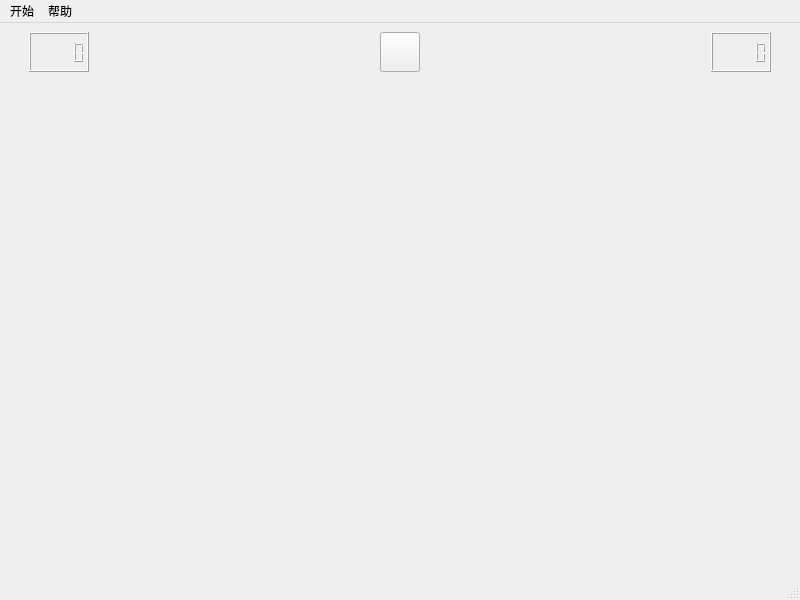
<?xml version="1.0" encoding="UTF-8"?>
<ui version="4.0">
 <class>GameWindow</class>
 <widget class="QMainWindow" name="GameWindow">
  <property name="geometry">
   <rect>
    <x>0</x>
    <y>0</y>
    <width>800</width>
    <height>600</height>
   </rect>
  </property>
  <property name="windowTitle">
   <string>MainWindow</string>
  </property>
  <widget class="QWidget" name="centralwidget">
   <layout class="QVBoxLayout" name="verticalLayout">
    <item>
     <widget class="QWidget" name="widget" native="true">
      <layout class="QHBoxLayout" name="horizontalLayout">
       <property name="leftMargin">
        <number>20</number>
       </property>
       <property name="topMargin">
        <number>0</number>
       </property>
       <property name="rightMargin">
        <number>20</number>
       </property>
       <item>
        <widget class="QLCDNumber" name="lcdTimeCount">
         <property name="sizePolicy">
          <sizepolicy hsizetype="Fixed" vsizetype="Fixed">
           <horstretch>0</horstretch>
           <verstretch>0</verstretch>
          </sizepolicy>
         </property>
         <property name="minimumSize">
          <size>
           <width>60</width>
           <height>40</height>
          </size>
         </property>
         <property name="maximumSize">
          <size>
           <width>60</width>
           <height>40</height>
          </size>
         </property>
        </widget>
       </item>
       <item>
        <spacer name="horizontalSpacer">
         <property name="orientation">
          <enum>Qt::Horizontal</enum>
         </property>
         <property name="sizeHint" stdset="0">
          <size>
           <width>40</width>
           <height>20</height>
          </size>
         </property>
        </spacer>
       </item>
       <item>
        <widget class="QPushButton" name="smileButton">
         <property name="sizePolicy">
          <sizepolicy hsizetype="Fixed" vsizetype="Fixed">
           <horstretch>0</horstretch>
           <verstretch>0</verstretch>
          </sizepolicy>
         </property>
         <property name="minimumSize">
          <size>
           <width>40</width>
           <height>40</height>
          </size>
         </property>
         <property name="maximumSize">
          <size>
           <width>40</width>
           <height>40</height>
          </size>
         </property>
         <property name="autoFillBackground">
          <bool>true</bool>
         </property>
         <property name="styleSheet">
          <string notr="true"/>
         </property>
         <property name="text">
          <string/>
         </property>
         <property name="iconSize">
          <size>
           <width>40</width>
           <height>40</height>
          </size>
         </property>
        </widget>
       </item>
       <item>
        <spacer name="horizontalSpacer_2">
         <property name="orientation">
          <enum>Qt::Horizontal</enum>
         </property>
         <property name="sizeHint" stdset="0">
          <size>
           <width>40</width>
           <height>20</height>
          </size>
         </property>
        </spacer>
       </item>
       <item>
        <widget class="QLCDNumber" name="lcdMineCount">
         <property name="sizePolicy">
          <sizepolicy hsizetype="Fixed" vsizetype="Fixed">
           <horstretch>0</horstretch>
           <verstretch>0</verstretch>
          </sizepolicy>
         </property>
         <property name="minimumSize">
          <size>
           <width>60</width>
           <height>40</height>
          </size>
         </property>
         <property name="maximumSize">
          <size>
           <width>60</width>
           <height>40</height>
          </size>
         </property>
        </widget>
       </item>
      </layout>
     </widget>
    </item>
    <item>
     <spacer name="verticalSpacer">
      <property name="orientation">
       <enum>Qt::Vertical</enum>
      </property>
      <property name="sizeHint" stdset="0">
       <size>
        <width>20</width>
        <height>40</height>
       </size>
      </property>
     </spacer>
    </item>
   </layout>
  </widget>
  <widget class="QMenuBar" name="menubar">
   <property name="geometry">
    <rect>
     <x>0</x>
     <y>0</y>
     <width>800</width>
     <height>25</height>
    </rect>
   </property>
   <widget class="QMenu" name="menuStart">
    <property name="title">
     <string>开始</string>
    </property>
    <addaction name="init"/>
    <addaction name="choice"/>
    <addaction name="rank"/>
   </widget>
   <widget class="QMenu" name="menuhelp">
    <property name="title">
     <string>帮助</string>
    </property>
    <addaction name="actionabout"/>
    <addaction name="actiondescription"/>
   </widget>
   <addaction name="menuStart"/>
   <addaction name="menuhelp"/>
  </widget>
  <widget class="QStatusBar" name="statusbar"/>
  <action name="init">
   <property name="text">
    <string>初始化</string>
   </property>
  </action>
  <action name="rank">
   <property name="text">
    <string>排行榜</string>
   </property>
  </action>
  <action name="choice">
   <property name="text">
    <string>选项</string>
   </property>
  </action>
  <action name="actionabout">
   <property name="text">
    <string>关于</string>
   </property>
  </action>
  <action name="actiondescription">
   <property name="text">
    <string>游戏说明</string>
   </property>
  </action>
 </widget>
 <resources/>
 <connections/>
</ui>
